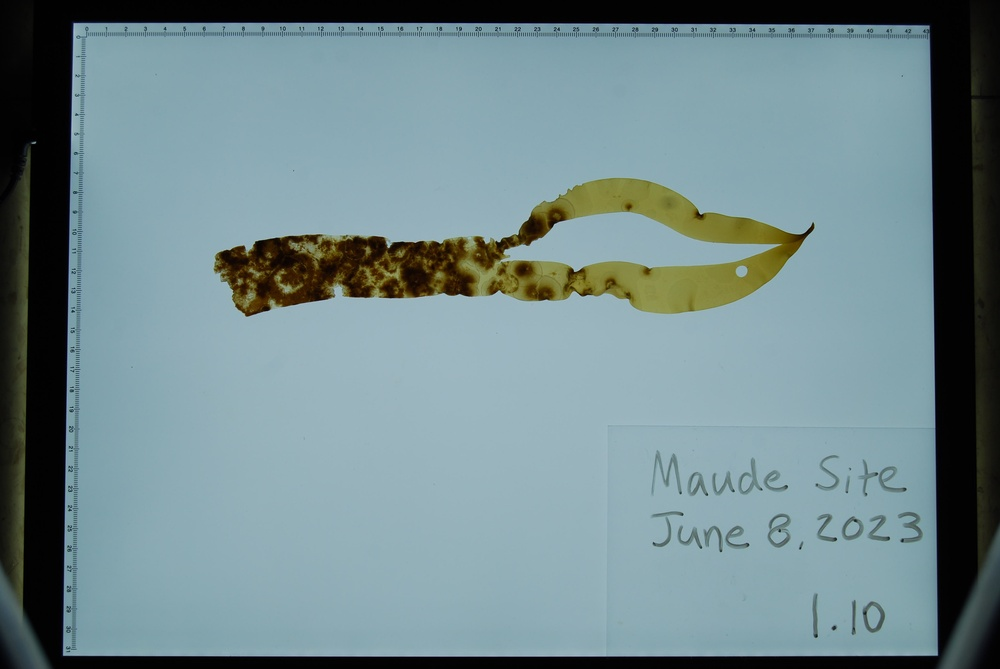
#> input picture data/raw/1.10.JPG, 1000 x 669 px, shrunk from 3872 x 2592 before the run
$ python -i segment_blade_func.py   (imports and definitions only)
#> lines starting #> are read from the running program, lines starting #| are printed output that depends on the picture; after the words box and inside, x2 and y2 are one past the last pixel; in counts of white or black regions, pixels touching at a corner belong together
#> further down, picture is the input picture: shape (669, 1000, 3); mean B, G, R 140.5, 136.4, 113.5
# scripts/segment_blade_func.py
import cv2
import numpy as np

# [5 lines left out: function crop_fixed, not called in this run]

def segment_all_blades(img):
    """Segment blades WITHOUT cropping; mask must match image size exactly."""

    # 1. Convert to HSV
    hsv = cv2.cvtColor(img, cv2.COLOR_BGR2HSV)
#> hsv: shape (669, 1000, 3); mean H, S, V 81.7, 64.6, 144.4

    # Kelp color range
    lower = np.array([5, 40, 40])
    upper = np.array([35, 255, 255])
    mask = cv2.inRange(hsv, lower, upper)
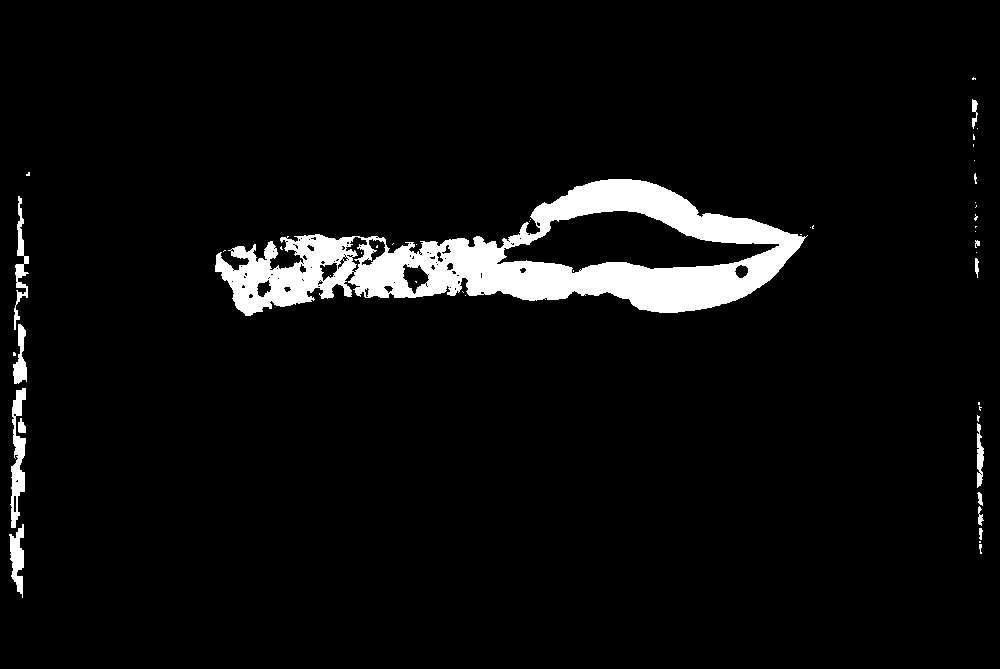
#> mask: shape (669, 1000); 5.2% white; 48 white regions (33 under 20 px), largest, box (x1, y1, x2, y2) and area: (215, 179, 808, 316) 31191, (10, 388, 26, 528) 1130, (14, 196, 29, 330) 653

    # 2. Morphological cleanup
    kernel = np.ones((5,5), np.uint8)
    mask = cv2.morphologyEx(mask, cv2.MORPH_OPEN, kernel)
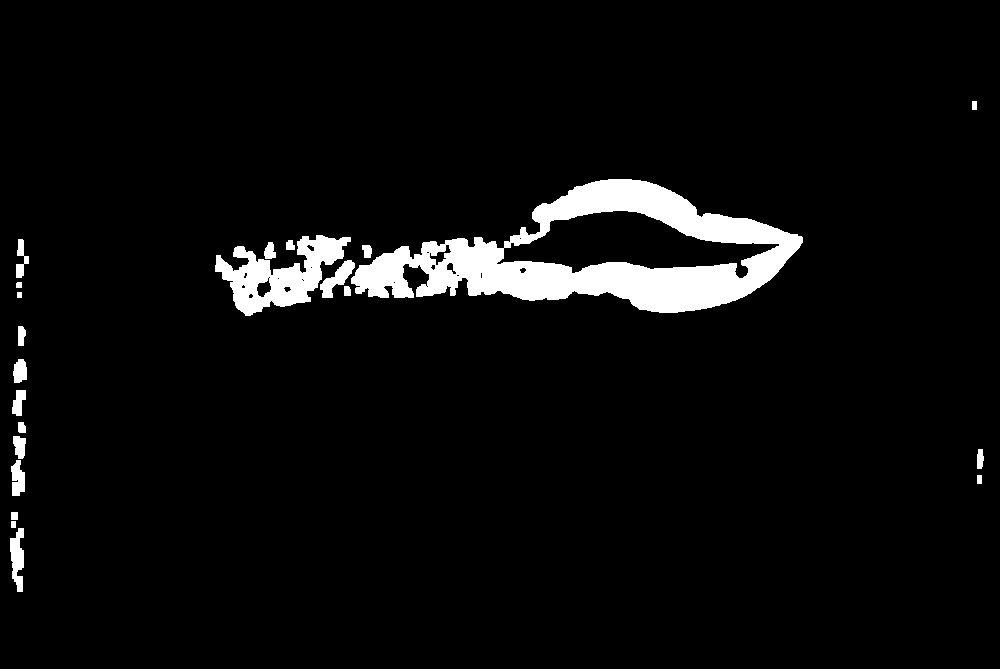
#> mask: shape (669, 1000); 4.9% white; 22 white regions, largest, box (x1, y1, x2, y2) and area: (351, 179, 803, 313) 24068, (215, 235, 351, 316) 4920, (10, 528, 24, 592) 596
    mask = cv2.morphologyEx(mask, cv2.MORPH_CLOSE, kernel)
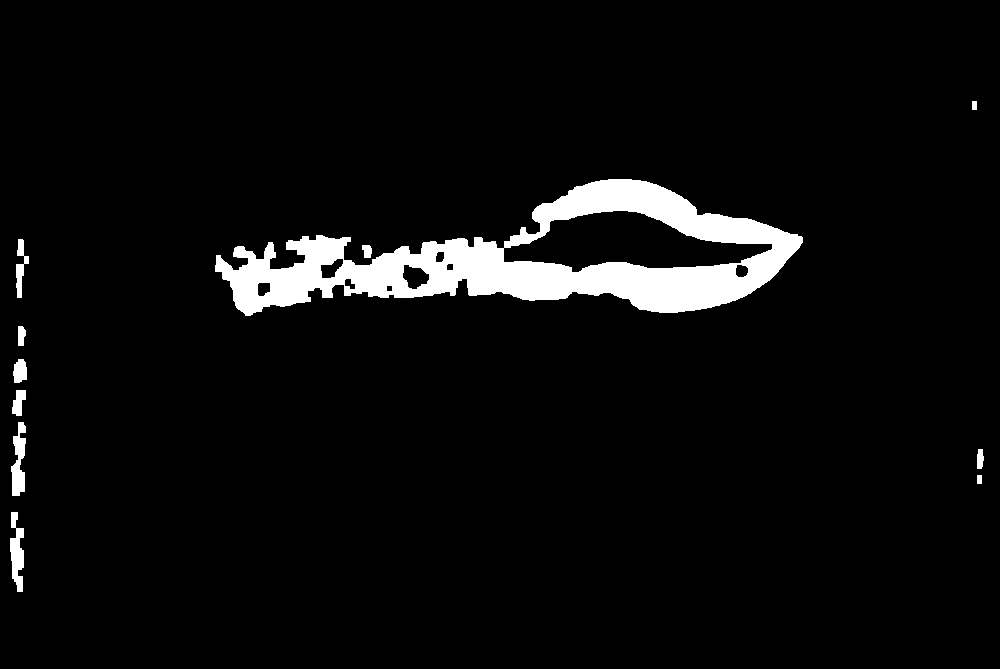
#> mask: shape (669, 1000); 5% white; 11 white regions

    # 3. Fill holes
    mask_filled = mask.copy()
    cnts,_ = cv2.findContours(mask, cv2.RETR_CCOMP, cv2.CHAIN_APPROX_NONE)
#> cnts = 20 contours; largest, box (x1, y1, x2, y2) and area: (215, 179, 803, 316) 40007, (503, 210, 773, 273) 9410, (11, 422, 26, 496) 610, (10, 512, 24, 592) 606, (402, 264, 430, 290) 457
    for c in cnts:
        cv2.drawContours(mask_filled, [c], -1, 255, thickness=cv2.FILLED)
#> this loop made 20 passes
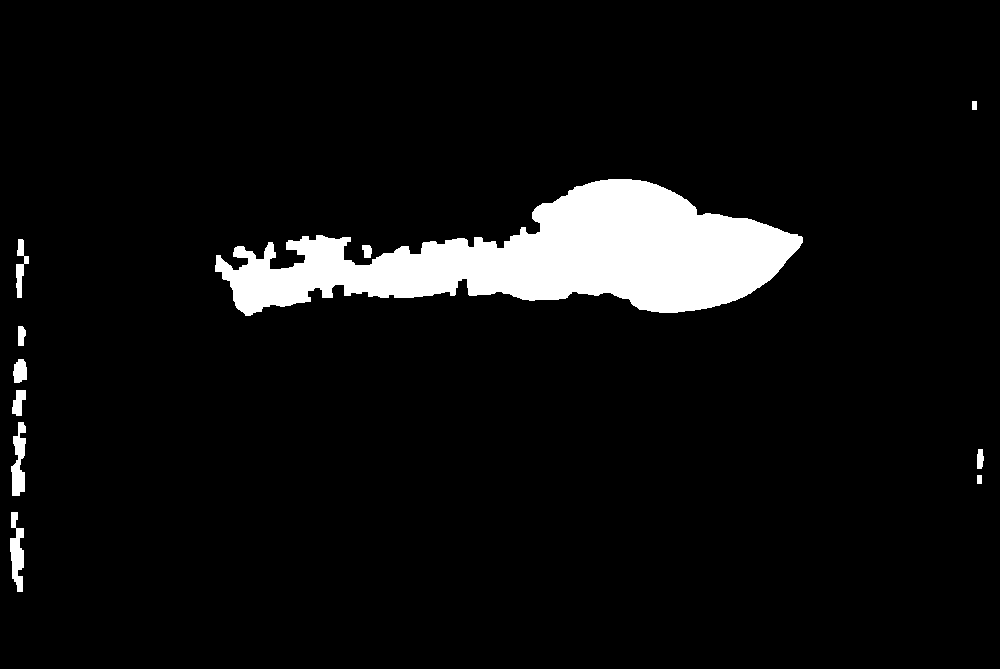
#> mask_filled: shape (669, 1000); 6.5% white; 11 white regions, largest, box (x1, y1, x2, y2) and area: (215, 179, 803, 316) 40825, (10, 512, 24, 592) 708, (11, 422, 26, 496) 703

    # 4. Keep only large components
    nb, output, stats, _ = cv2.connectedComponentsWithStats(mask_filled)
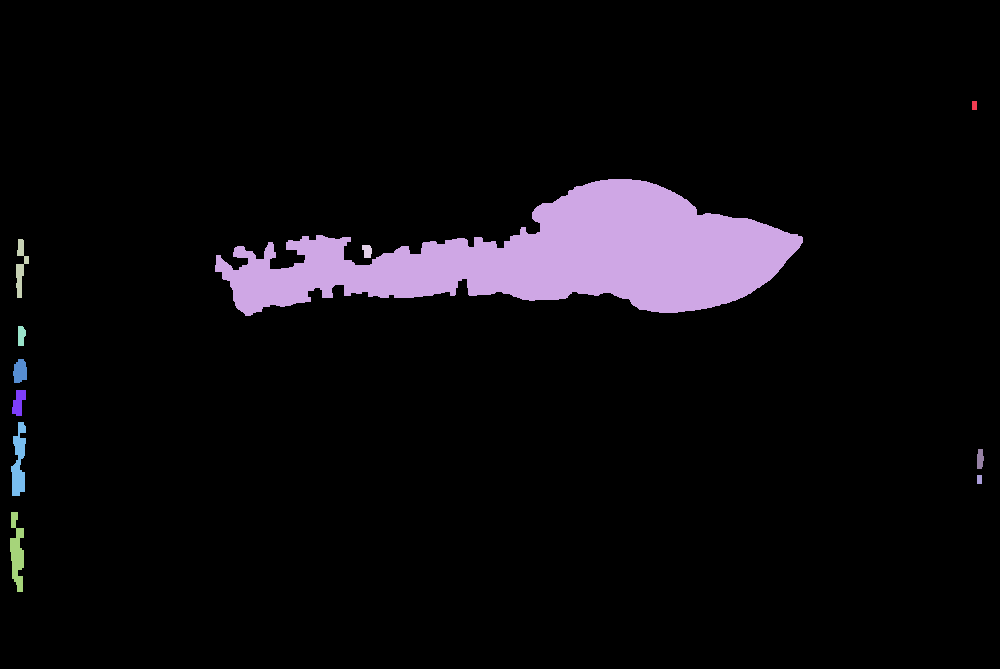
#> output: shape (669, 1000) int32; 12 distinct labels, from 0 to 11; one colour per label, 0 black
#> nb = 12; stats = [[0, 0, 1000, 669, 625441], [972, 101, 5, 9, 45], [215, 179, 588, 137, 40825], [16, 239, 13, 59, 360], [362, 245, 10, 13, 106], [18, 326, 8, 20, 133], [13, 359, 14, 24, 271], [12, 390, 14, 26, 245], [11, 422, 15, 74, 703], [977, 449, 7, 20, 118], [977, 475, 5, 9, 45], [10, 512, 14, 80, 708]]
    final_mask = np.zeros_like(mask)

    min_size = 10000
    for i in range(1, nb):
        if stats[i, cv2.CC_STAT_AREA] >= min_size:
            final_mask[output == i] = 255
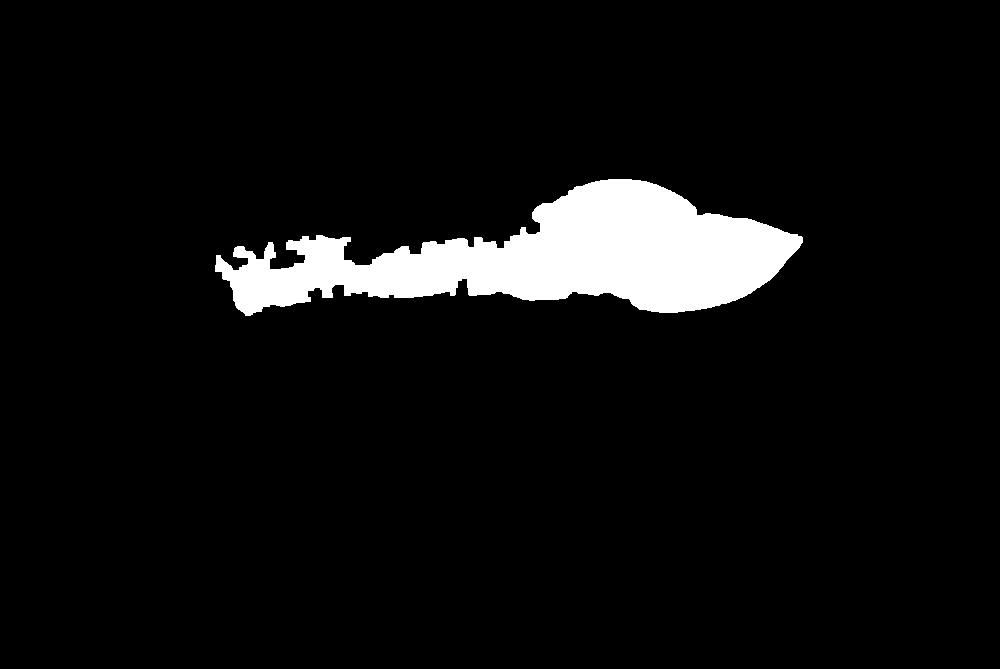
#> final_mask: shape (669, 1000); 6.1% white; 1 white region, box (x1, y1, x2, y2) and area: (215, 179, 803, 316) 40825

    return final_mask

>>> import cv2
>>> picture = cv2.imread('../data/raw/1.10.JPG')
>>> result = segment_all_blades(picture)

$ run again, on data/raw/1.9.JPG
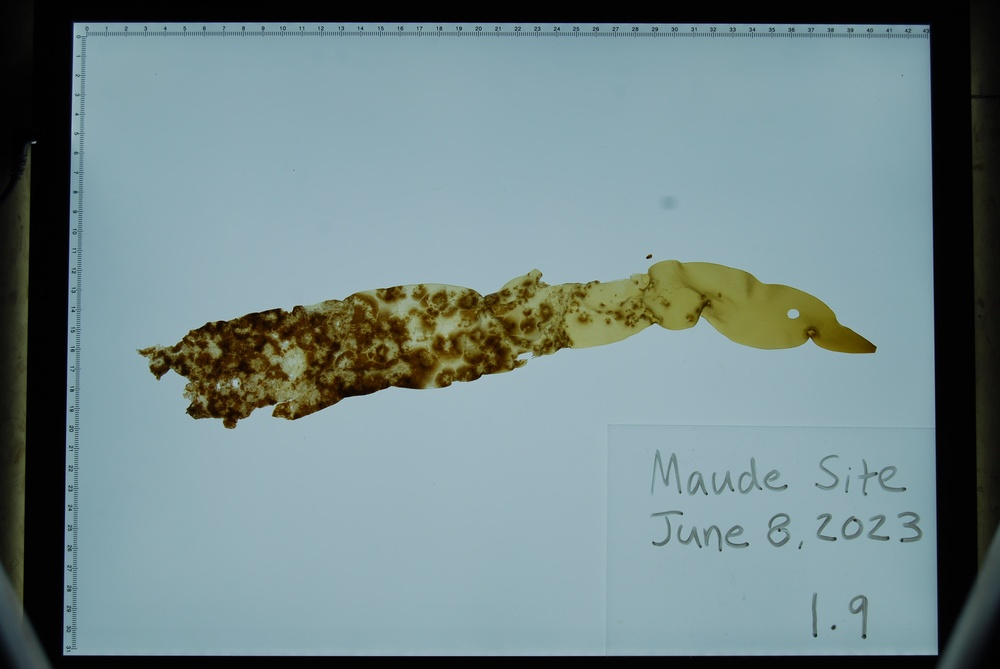
#> input picture data/raw/1.9.JPG, 1000 x 669 px, shrunk from 3872 x 2592 before the run
#> picture is the input picture: shape (669, 1000, 3); mean B, G, R 137.1, 134.9, 114.3
#> hsv: shape (669, 1000, 3); mean H, S, V 79.5, 64.1, 142.7
#> in segment_all_blades, `mask = cv2.morphologyEx(mask, cv2.MORPH_CLOSE, kernel)`:
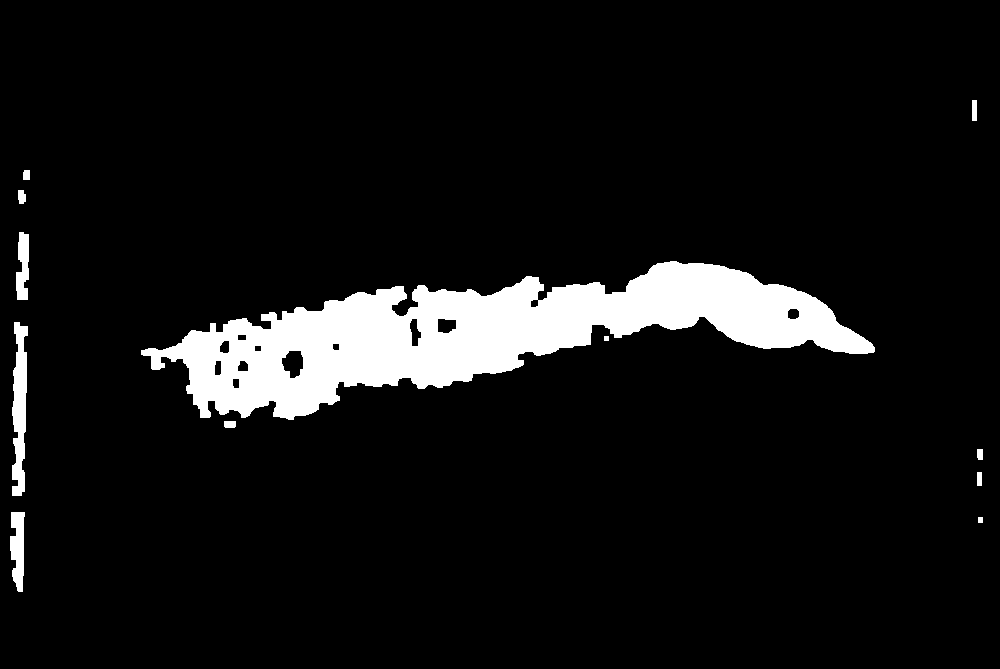
#> mask: shape (669, 1000); 7.9% white; 12 white regions
#> cnts = 24 contours, 1 with area under 20; largest, box (x1, y1, x2, y2) and area: (141, 261, 875, 420) 49206, (12, 322, 28, 496) 1720, (10, 512, 25, 592) 791, (16, 232, 29, 300) 594, (281, 350, 304, 379) 454
#> the loop in segment_all_blades, `for c in cnts:` made 24 passes
#> output: shape (669, 1000) int32; 13 distinct labels, from 0 to 12
#> nb = 13; stats = 13 rows, first 6: [0, 0, 1000, 669, 614786], [972, 100, 5, 21, 105], [23, 170, 7, 10, 68], [18, 190, 8, 14, 96], [16, 232, 13, 68, 677], [141, 261, 734, 159, 50191]
#> after the loop in segment_all_blades, `for i in range(1, nb):`:
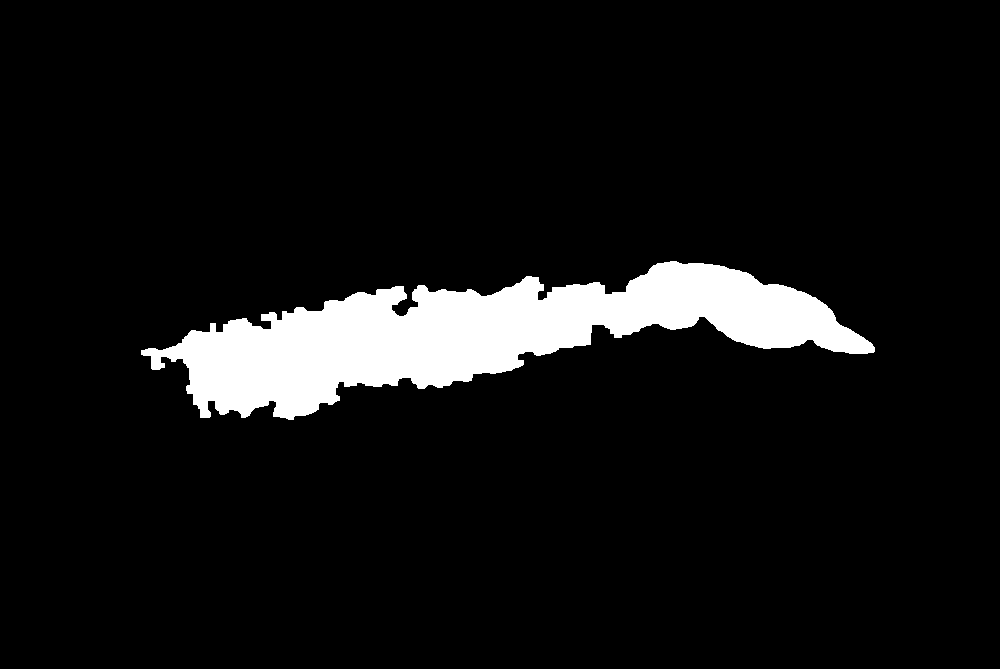
#> final_mask: shape (669, 1000); 7.5% white; 1 white region, box (x1, y1, x2, y2) and area: (141, 261, 875, 420) 50191
